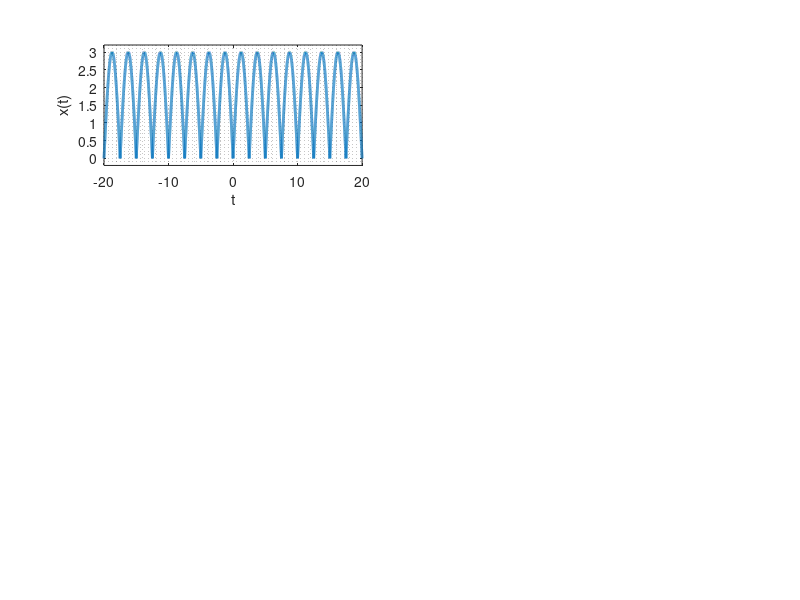

Here is the MATLAB script that generated this plot: (Note: this script raises an error after producing the figure.)
clc; close all; clear all;

T=5;
ts=1e-3;
t=-4*T:ts:4*T;

%Funcion 
x=abs(3*sin(6*pi/15*t));

figure()
subplot(3,2,1)
plot(t,x,'linewidth',2);
ylabel('x(t)'); xlabel('t');
ylim([min(x)-0.2,max(x)+0.2]); xlim([min(t),max(t)]);
grid(gca,'minor');

% Función de sintesis (sumatoria)
x_fs1=fssintfunction(T,0,0.3,t);
x_fs5=fssintfunction(T,-5,5,t);
x_fs10=fssintfunction(T,-10,10,t);
x_fs100=fssintfunction(T,-100,100,t);
x_fs1000=fssintfunction(T,-1000,1000,t);

subplot(3,2,2)
plot(t,x_fs1,'linewidth',2);
ylabel('x(t)'); xlabel('t');
ylim([min(real(x_fs1))-0.2,max(real(x_fs1))+0.2]); xlim([min(t),max(t)]);
grid(gca,'minor');
title('k=-1 a 1');

subplot(3,2,3)
plot(t,x_fs5,'linewidth',2);
ylabel('x(t)'); xlabel('t');
ylim([min(real(x_fs5))-0.2,max(real(x_fs5))+0.2]); xlim([min(t),max(t)]);
grid(gca,'minor');
title('k=-5 a 5');

subplot(3,2,4)
plot(t,x_fs10,'linewidth',2);
ylabel('x(t)'); xlabel('t');
ylim([min(real(x_fs10))-0.2,max(real(x_fs10))+0.2]); xlim([min(t),max(t)]);
grid(gca,'minor');
title('k=-10 a 10');

subplot(3,2,5)
plot(t,x_fs100,'linewidth',2);
ylabel('x(t)'); xlabel('t');
ylim([min(real(x_fs100))-0.2,max(real(x_fs100))+0.2]); xlim([min(t),max(t)]);
grid(gca,'minor');
title('k=-100 a 100');

subplot(3,2,6)
plot(t,x_fs1000,'linewidth',2);
ylabel('x(t)'); xlabel('t');
ylim([min(real(x_fs1000))-0.2,max(real(x_fs1000))+0.2]); xlim([min(t),max(t)]);
grid(gca,'minor');
title('k=-1000 a 1000');



omega=(2*pi)/T;
s_minus1=fscoeficiente(-1)*exp(1j*omega*(-1)*t);
s_0=fscoeficiente(0)*exp(1j*omega*(0)*t);
s_1=fscoeficiente(1)*exp(1j*omega*(1)*t);

figure()
subplot(2,1,1)
plot(t,s_minus1,'linewidth',1);
hold on
plot(t,s_0,'linewidth',1);
plot(t,s_1,'r--','linewidth',1);
k=2;
plot(t,fscoeficiente(k)*exp(1j*omega*(k)*t),'linewidth',1);
plot(t,fscoeficiente(-k)*exp(1j*omega*(-k)*t),'linewidth',1);
k=3;
plot(t,fscoeficiente(k)*exp(1j*omega*(k)*t),'linewidth',1);
plot(t,fscoeficiente(-k)*exp(1j*omega*(-k)*t),'linewidth',1);
k=4;
plot(t,fscoeficiente(k)*exp(1j*omega*(k)*t),'linewidth',1);
plot(t,fscoeficiente(-k)*exp(1j*omega*(-k)*t),'linewidth',1);
k=100;
plot(t,fscoeficiente(k)*exp(1j*omega*(k)*t),'linewidth',1);
plot(t,fscoeficiente(-k)*exp(1j*omega*(-k)*t),'linewidth',1);

hold off
legend('s_{-1}','s_0','s_1');
ylabel('x(t)'); xlabel('t');
xlim([min(t),max(t)]);
grid(gca,'minor');